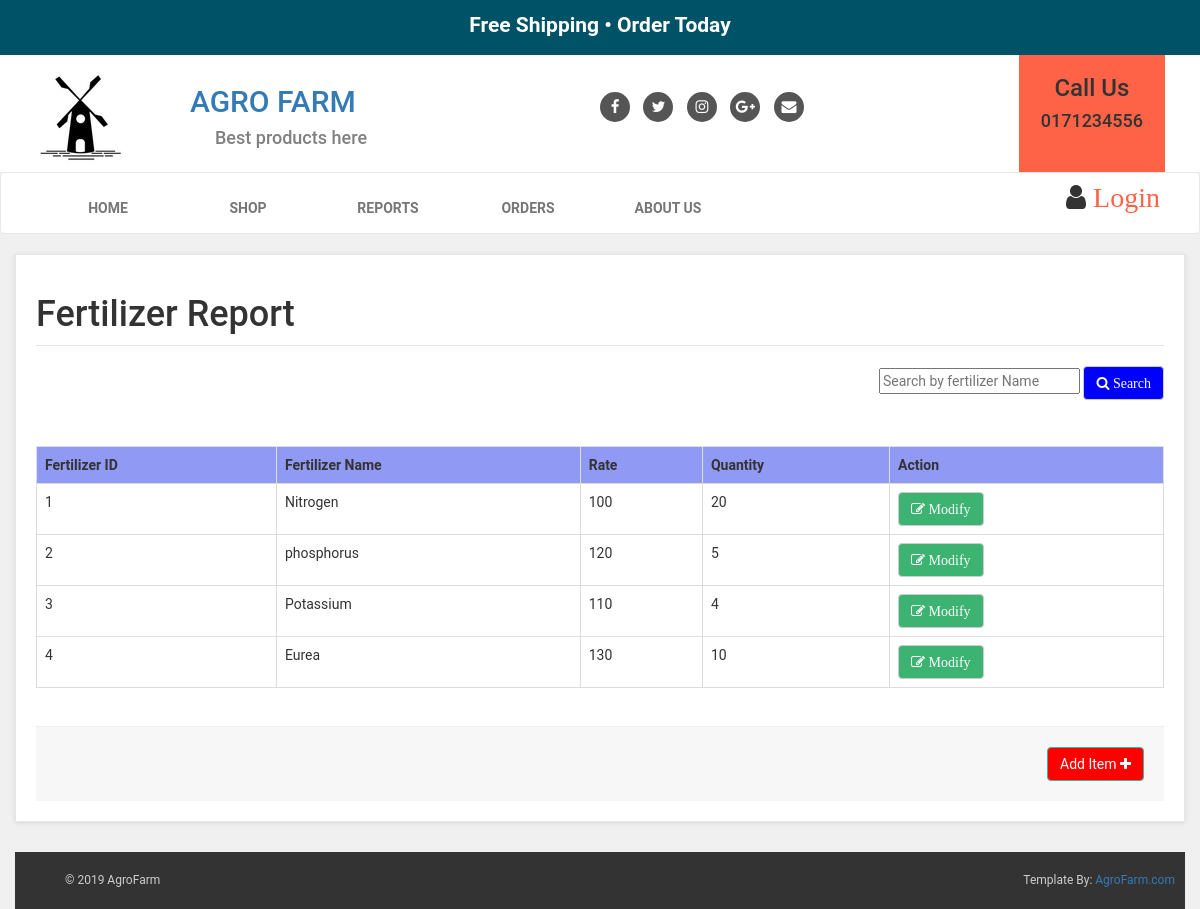
The app's page /Owner/fertilizerreport.php with its own data.
### tables this page shows
CREATE TABLE `fertilizer` (
  `Frid` int(5) NOT NULL,
  `FrName` varchar(20) NOT NULL,
  `Rate` int(10) NOT NULL,
  `Quantity` int(5) NOT NULL
);

### Owner/fertilizerreport.php (the view, shortened to what this page needs)
<?php
include "includes/connection.php";
?>
<!DOCTYPE html>
<html>
<head>
	<link rel="stylesheet" href="https://maxcdn.bootstrapcdn.com/bootstrap/3.4.0/css/bootstrap.min.css">
	<link rel="stylesheet" href="style.css">
	<link href="https://stackpath.bootstrapcdn.com/font-awesome/4.7.0/css/font-awesome.min.css" rel="stylesheet">
</head>
<body>
<?php
include "includes/owner_header.php";
?>
		<div class="col-md-12" id="cart">
			<div class="box">
				<form action="" method="post" enctype="multipart-form-data">
					<legend><h1>Fertilizer Report</h1></legend>
					<div>
					<span class="pull-right">
							<input type="text" name="search" placeholder="Search by fertilizer Name">
							<button class="btn btn-default" type="submit" name="submit" value="submit" style="background-color: blue;color: white;">
								<i class="fa fa-search"> Search</i>
							</button>
					</span>
				</div>
				<br>
				<br>
				<br>
					<div class="table-responsive">
						<div class="scroll">
						<table class="table">
<?php
if(isset($_POST['submit']))
{
		$q=mysqli_query($db,"select * from fertilizer where FrName like '%$_POST[search]%'");
		if(mysqli_num_rows($q)==0)
		{
			?>
			<script type="text/javascript">
				alert("No Food Found");
			</script>
			<?php
			$result=mysqli_query($db,"select * from `fertilizer`;");
echo "<table class='table table-bordered table-hover' >";
echo "<tr style='background-color: #9099f3;'>";
	echo "<th>";  echo "Fertilizer ID";  echo "</th>";
	echo "<th>";  echo "Fertilizer Name";  echo "</th>";
	echo "<th>";  echo "Rate";  echo "</th>";
	echo "<th>";  echo "Quantity";  echo "</th>";
	echo "</tr>";
while($row=mysqli_fetch_assoc($result))
{
	echo "<tr>";
		echo "<td>";  echo $row['Frid'];  echo "</td>";
		echo "<td>";  echo $row['FrName'];  echo "</td>";
		echo "<td>";  echo $row['Rate'];  echo "</td>";
		echo "<td>";  echo $row['Quantity'];  echo "</td>";
	echo "</tr>";
}
echo "</table>";
		}
		else
		{
				echo "<table class='table table-bordered table-hover' >";
echo "<tr style='background-color: #9099f3;'>";
	echo "<th>";  echo "Fertilizer ID";  echo "</th>";
	echo "<th>";  echo "Fertilizer Name";  echo "</th>";
	echo "<th>";  echo "Rate";  echo "</th>";
	echo "<th>";  echo "Quantity";  echo "</th>";
echo "</tr>";
while($row=mysqli_fetch_assoc($q))
{
	echo "<tr>";
		echo "<td>";  echo $row['Frid'];  echo "</td>";
		echo "<td>";  echo $row['FrName'];  echo "</td>";
		echo "<td>";  echo $row['Rate'];  echo "</td>";
		echo "<td>";  echo $row['Quantity'];  echo "</td>";
	echo "</tr>";
}
echo "</table>";
		}
}
else
{
	$result=mysqli_query($db,"select * from `fertilizer`;");
echo "<table class='table table-bordered table-hover' >";
echo "<tr style='background-color: #9099f3;'>";
	echo "<th>";  echo "Fertilizer ID";  echo "</th>";
	echo "<th>";  echo "Fertilizer Name";  echo "</th>";
	echo "<th>";  echo "Rate";  echo "</th>";
	echo "<th>";  echo "Quantity";  echo "</th>";
	echo "<th>";  echo "Action";  echo "</th>";
	echo "</tr>";
while($row=mysqli_fetch_assoc($result))
{
	echo "<tr>";
		echo "<td>";  echo $row['Frid'];  echo "</td>";
		echo "<td>";  echo $row['FrName'];  echo "</td>";
		echo "<td>";  echo $row['Rate'];  echo "</td>";
		echo "<td>";  echo $row['Quantity'];  echo "</td>";
		echo "<td>"; ?><button class="btn btn-default edition" type="button" style="background-color: mediumseagreen;color: white;">
								<i class="fa fa-pencil-square-o"> Modify</i>
							</button>
		<?php
		echo "</td>";
	echo "</tr>";
}
echo "</table>";
}
?>
</div>
					<div class="box-footer">
						<div class="pull-right">
							<a href="#" class="btn btn-primary" id="add_item" style="background-color: red;">Add Item <i class="fa fa-plus"></i></a>
						</div>
					</div>
				</form>
			</div>
</div>
<footer>
	<?php
	include "shop_footer.php";
	?>
</footer>
</body>
</html>

### Customer/styles/style.css (style rules this page uses)
body { font-family: "Roboto",Helvetica,Arial,sans-sarif; font-size: 14px; line-height: 1.42857143; color: #333333; background-color: #f0f0f0; }
.btn-primary { color: rgb(255,255,255); background-color: rgb(75,151,168); border-color: rgb(65,179,156); }
.box { background: #fff; margin: 0 0 30px; border: solid 1px #e6e6e6; padding: 20px; box-shadow: 0 1px 5px rgba(0,0,0,0.1); }
.box .box-footer { background: #f7f7f7; margin: 30px, -20px -20px; padding: 20px; border-top: solid 1px #eeeeee; }
.box .box-footer:before, .box .box-footer:after { content: " "; display: table; }
.box .box-footer:after { clear: both; }

### Owner/fertilizerreport.php (style rules this page uses)
.scroll { width:100%; height:300px; overflow: scroll; }

### Owner/includes/owner_header.php (style rules this page uses)
.btn-primary { color: rgb(255,255,255); background-color: rgb(75,151,168); border-color: rgb(65,179,156); }

### Owner/shop_footer.php (style rules this page uses)
body { font-family: "Roboto",Helvetica,Arial,sans-sarif; font-size: 14px; line-height: 1.42857143; color: #333333; background-color: #f0f0f0; }

### records on screen
fertilizer: Frid "1", FrName "Nitrogen", Rate "100", Quantity "20"
fertilizer: Frid "2", FrName "phosphorus", Rate "120", Quantity "5"
fertilizer: Frid "3", FrName "Potassium", Rate "110", Quantity "4"
fertilizer: Frid "4", FrName "Eurea", Rate "130", Quantity "10"
